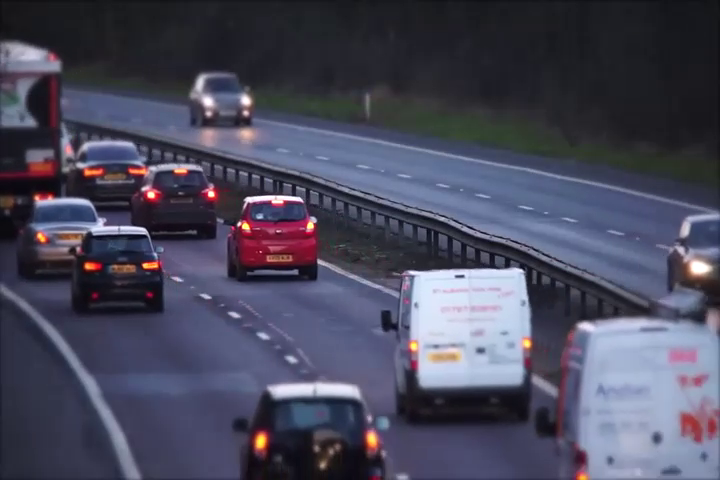
#> input picture frame 6 of İleri Seviye/Seçilen Nesne Takibi/cars.mp4, 720 x 480 px, given in place of world.mp4, which was not available
$ python 'video renk ayrım örneği.py'
#> lines starting #> are read from the running program, lines starting #| are printed output that depends on the picture; after the words box and inside, x2 and y2 are one past the last pixel; in counts of white or black regions, pixels touching at a corner belong together; pictures that were not available may be replaced by others from this repository, and a replacement may not be noted
import cv2
import numpy as np

kamera = cv2.VideoCapture("world.mp4")

while True:
    red,kare = kamera.read()
#> kare is the input picture: shape (480, 720, 3); mean B, G, R 92.4, 73.8, 74.1

    cv2.imshow("Kamera",kare)

    hsv = cv2.cvtColor(kare,cv2.COLOR_BGR2HSV)
#> hsv: shape (480, 720, 3); mean H, S, V 117.2, 67.3, 95.2
    lower = np.array([100,50,50])
    upper = np.array([140,255,255])
    maske = cv2.inRange(hsv,lower,upper)
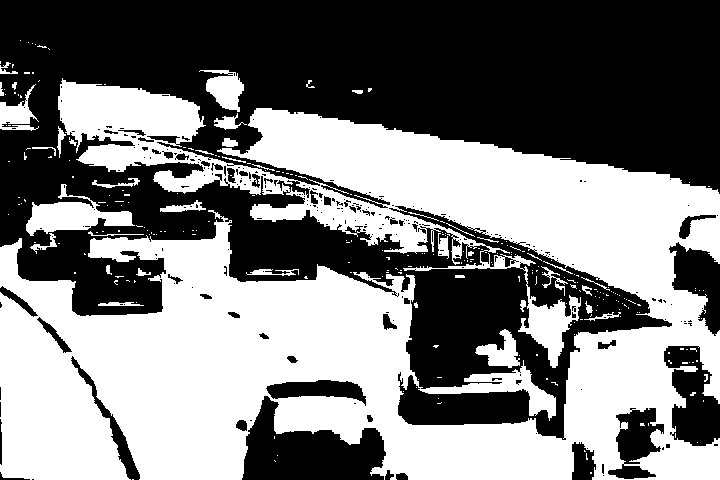
#> maske: shape (480, 720); 48.8% white; 260 white regions (219 under 20 px), largest, box (x1, y1, x2, y2) and area: (0, 78, 720, 480) 160236, (26, 184, 135, 236) 2398, (199, 70, 244, 112) 1039
    result = cv2.bitwise_and(kare,kare, mask=maske)
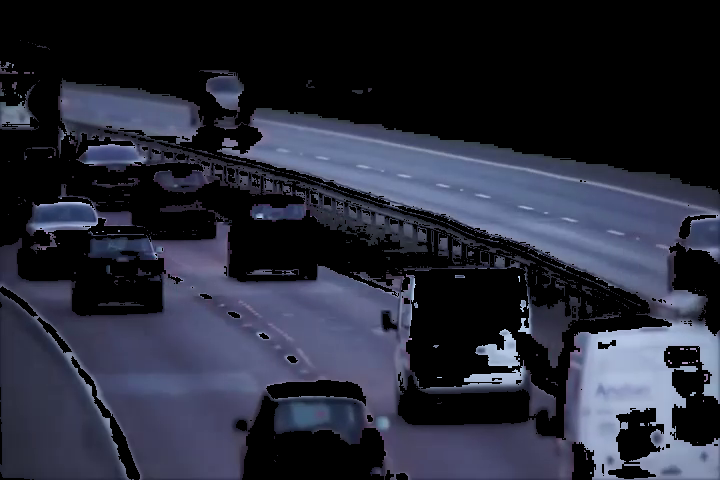
#> result: shape (480, 720, 3); mean B, G, R 56.2, 42.3, 39.9

    median = cv2.medianBlur(result,15)
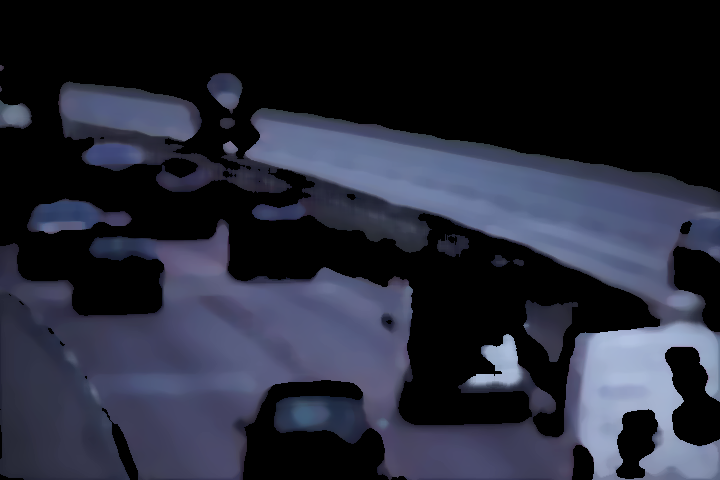
#> median: shape (480, 720, 3); mean B, G, R 54.9, 41, 38.5
    cv2.imshow("Median Blur",median)


    key = cv2.waitKey(1)
#> (key Esc is pressed here)
    if key == 27:
        break

kamera.release()
cv2.destroyAllWindows()

$ run again, starting later in the video
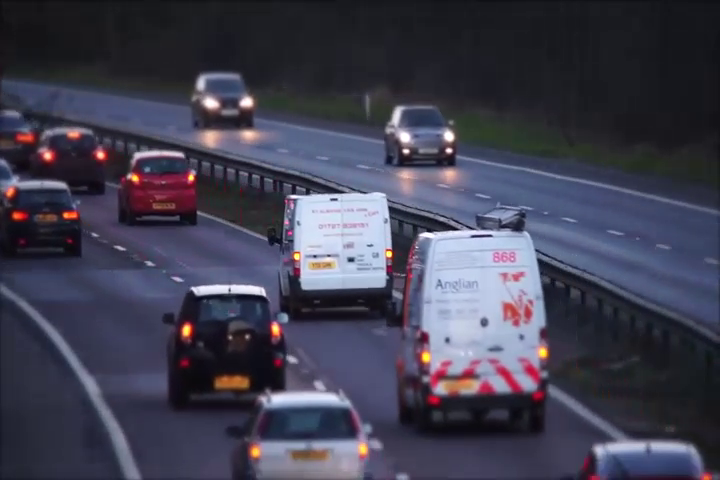
#> input picture frame 29 of İleri Seviye/Seçilen Nesne Takibi/cars.mp4, 720 x 480 px, given in place of world.mp4, which was not available
#> kare is the input picture: shape (480, 720, 3); mean B, G, R 81.7, 64.8, 65.7
#> hsv: shape (480, 720, 3); mean H, S, V 117.6, 69.3, 84.4
#> `maske = cv2.inRange(hsv,lower,upper)`:
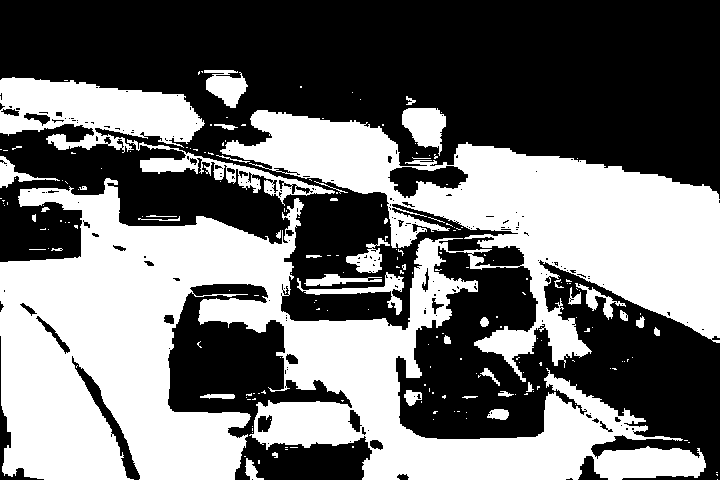
#> maske: shape (480, 720); 45.1% white; 206 white regions (167 under 20 px), largest, box (x1, y1, x2, y2) and area: (0, 110, 720, 480) 135853, (0, 77, 205, 153) 9554, (127, 139, 335, 206) 2530
#> `median = cv2.medianBlur(result,15)`:
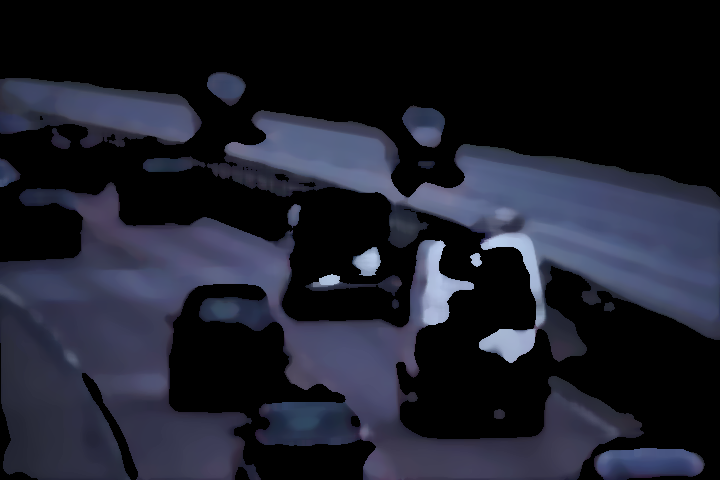
#> median: shape (480, 720, 3); mean B, G, R 43.3, 31.4, 29.5

$ run again, starting later in the video
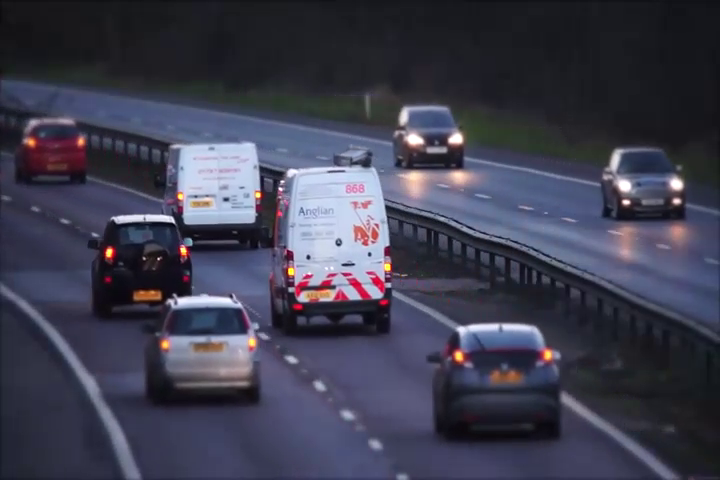
#> input picture frame 52 of İleri Seviye/Seçilen Nesne Takibi/cars.mp4, 720 x 480 px, given in place of world.mp4, which was not available
#> kare is the input picture: shape (480, 720, 3); mean B, G, R 80.3, 63.3, 63.2
#> hsv: shape (480, 720, 3); mean H, S, V 117.1, 67.4, 82.1
#> `maske = cv2.inRange(hsv,lower,upper)`:
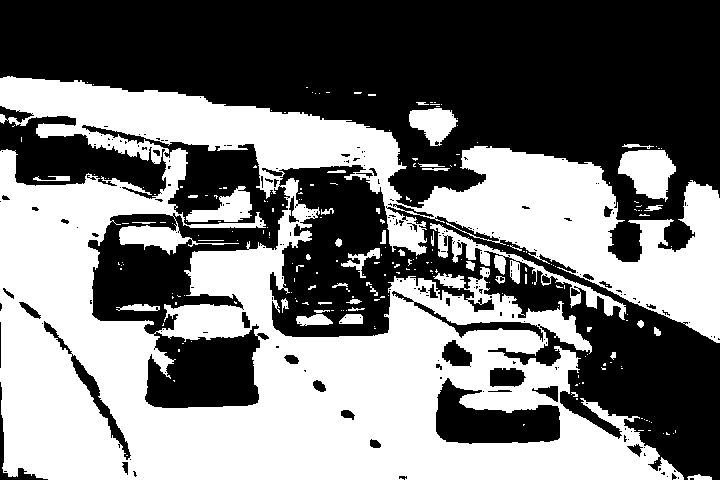
#> maske: shape (480, 720); 47.6% white; 221 white regions (176 under 20 px), largest, box (x1, y1, x2, y2) and area: (0, 76, 720, 480) 154630, (430, 223, 626, 320) 2447, (618, 150, 676, 202) 1992
#> `median = cv2.medianBlur(result,15)`:
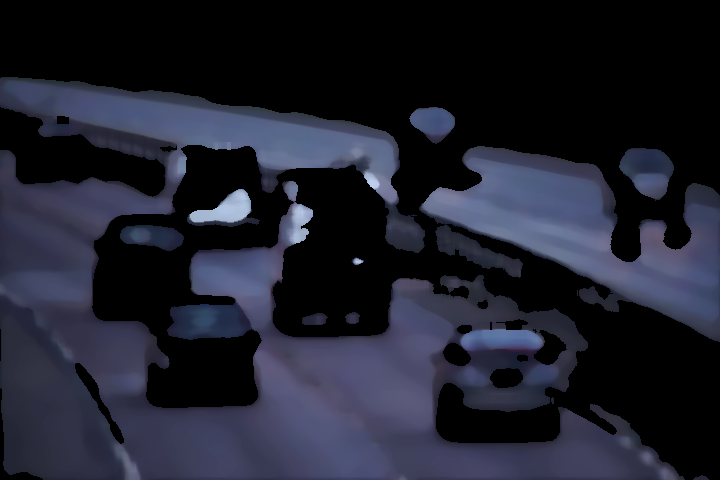
#> median: shape (480, 720, 3); mean B, G, R 45.5, 32.9, 31.2
